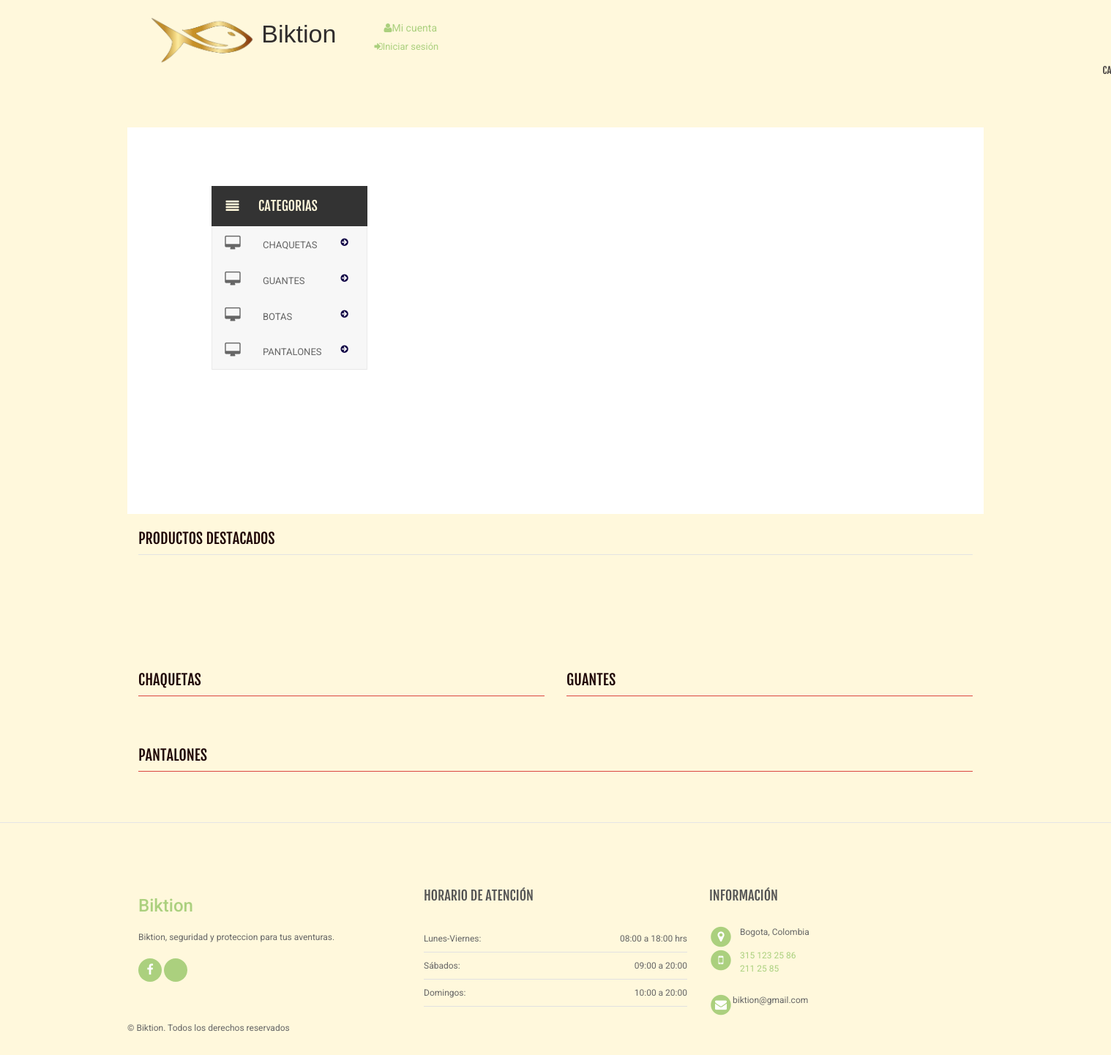
The page / on the database its author committed.
### tables this page shows
CREATE TABLE `category` (
  `id` int(11) NOT NULL,
  `categoryName` varchar(255) DEFAULT NULL,
  `categoryDescription` longtext DEFAULT NULL,
  `creationDate` timestamp NOT NULL DEFAULT current_timestamp(),
  `updationDate` varchar(255) DEFAULT NULL
);

### index.php (the view, shortened to what this page needs)
<?php
include('includes/config.php');
?>
<!DOCTYPE html>
<html lang="es">
<head>
	<link rel="stylesheet" href="assets/css/bootstrap.min.css">
	<link rel="stylesheet" href="assets/css/main.css">
	<link rel="stylesheet" href="assets/css/green.css">
	<link rel="stylesheet" href="assets/css/owl.carousel.css">
	<link rel="stylesheet" href="assets/css/owl.transitions.css">
	<link rel="stylesheet" href="assets/css/owl.theme.css">
	<link href="assets/css/lightbox.css" rel="stylesheet">
	<link rel="stylesheet" href="assets/css/animate.min.css">
	<link rel="stylesheet" href="assets/css/rateit.css">
	<link rel="stylesheet" href="assets/css/bootstrap-select.min.css">
	<link rel="stylesheet" href="assets/css/config.css">
	<link rel="stylesheet" href="assets/css/font-awesome.min.css">
</head>
<body class="cnt-home">
	<header class="header-style-1">
		<?php include('includes/main-header.php'); ?>
	</header>
	<div class="body-content outer-top-xs" id="top-banner-and-menu">
		<div class="container">
			<div class="furniture-container homepage-container">
				<div class="bit row">
					 <div class="col-xs-12 col-sm-12 col-md-3 sidebar cast">
						<?php include('includes/side-menu.php'); ?>
					</div>
					<div class="col-xs-12 col-sm-12 col-md-9 homebanner-holder cast">
						<div id="hero" class="homepage-slider3">
						</div>
					</div>
				</div>
			</div>
			<div id="product-tabs-slider" class="scroll-tabs inner-bottom-vs  wow fadeInUp">
				<div class="more-info-tab clearfix"><br>
					<h3 class="new-product-title pull-left">Productos Destacados</h3>
				</div>
			</div>
			<div class="sections prod-slider-small outer-top-small">
				<div class="row">
					<div class="col-md-6">
						<section class="section">
							<h3 class="section-title">Chaquetas</h3>
						</section>
					</div>
					<div class="col-md-6">
						<section class="section">
							<h3 class="section-title">Guantes</h3>
						</section>
					</div>
				</div>
			</div>
			<section class="section featured-product inner-xs wow fadeInUp">
				<h3 class="section-title">Pantalones</h3>
			</section>
		</div>
	</div>
	<?php include('includes/footer.php'); ?>
</body>
</html>

### includes/side-menu.php
<div class="side-menu animate-dropdown outer-bottom-xs">
    <div class="head"><i class="icon fa fa-align-justify fa-fw"></i> Categorias</div>
    <nav class="yamm megamenu-horizontal" role="navigation">
        <ul class="nav">
            <li class="dropdown menu-item">
              <?php $sql=mysqli_query($con,"select id,categoryName  from category");
while($row=mysqli_fetch_array($sql))
{
    ?>
                <a href="category.php?cid=<?php echo $row['id'];?>" class="dropdown-toggle"><i class="icon fa fa-desktop fa-fw"></i>
                <?php echo $row['categoryName'];?></a>
                <?php }?>
</li>
</ul>
    </nav>
</div>

### assets/css/green.css (style rules this page uses)
a { color: #abd07e; }

### assets/css/lightbox.css (style rules this page uses)
body:after { content: url(../images/close.png) url(../images/loading.gif) url(../images/prev.png) url(../images/next.png); display: none; }

### rows shown on the page
category: categoryName "CHAQUETAS"
category: categoryName "GUANTES"
category: categoryName "BOTAS"
category: categoryName "PANTALONES"
